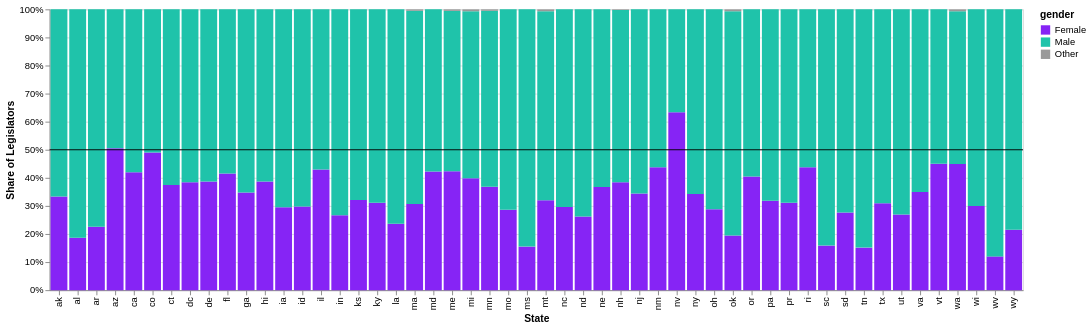

The cell this chart's notebook holds for it:
### Markdown cell above
### 1.2: Improvements

While it is clear from the first chart that there are more elected officials that are men than women, it is hard to compare across states.

Make the following adjustments:

- Normalize the chart so that each bar is a percentage, allowing for direct comparison across states.
- Since this is US political data, the colors red and blue have a strong meaning, associated with the Republican and Democratic parties. Change the color scheme to avoid red and blue. (I chose #8624f5 for women and #1fc3aa for men based on this article: <https://blog.datawrapper.de/gendercolor/>)
- Two states are very close to 50%, add a line at 50% using a layered chart to make it easier to see if they exceed 50% or not.

Your graph should somewhat resemble *imgs/ex1.2.png*.

### Code cell
def states_by_gender_improved(df):
    # Reuse original graph and encode to adapt things 
    bars = states_by_gender_initial(df).encode(
        y=alt.Y(
            "count:Q",
            stack="normalize",
            title="Share of Legislators",
            axis=alt.Axis(format=".0%")
        ),
        color=alt.Color(
            "gender:N",
            scale=alt.Scale(
                domain=["Female", "Male", "Other"],
                range=["#8624f5", "#1fc3aa", "#999999"]
            )
        ),
        order=alt.Order("gender:N", sort="ascending")
    )

    line = alt.Chart().mark_rule(color="black").encode(
        y=alt.datum(0.5)
    )

    return bars + line

states_by_gender_improved(legislators_df())

### Figure 1 — Vega-Lite specification as saved in the notebook (floating-point values rounded to 4 significant figures)
{"config": {"view": {"continuousWidth": 300, "continuousHeight": 300}}, "layer": [{"data": {"name": "data-e05d9ccbe9b6d0d100d2087e546bcfa5"}, "mark": {"type": "bar"}, "encoding": {"color": {"field": "gender", "scale": {"domain": ["Female", "Male", "Other"], "range": ["#8624f5", "#1fc3aa", "#999999"]}, "type": "nominal"}, "order": {"field": "gender", "sort": "ascending", "type": "nominal"}, "x": {"field": "state", "title": "State", "type": "nominal"}, "y": {"axis": {"format": ".0%"}, "field": "count", "stack": "normalize", "title": "Share of Legislators", "type": "quantitative"}}}, {"data": {"name": "empty"}, "mark": {"type": "rule", "color": "black"}, "encoding": {"y": {"datum": 0.5}}}], "$schema": "https://vega.github.io/schema/vega-lite/v6.4.1.json", "datasets": {"data-e05d9ccbe9b6d0d100d2087e546bcfa5": [{"state": "ak", "gender": "Female", "count": 20}, {"state": "ak", "gender": "Male", "count": 40}, {"state": "al", "gender": "Female", "count": 26}, {"state": "al", "gender": "Male", "count": 113}, {"state": "ar", "gender": "Female", "count": 30}, {"state": "ar", "gender": "Male", "count": 103}, {"state": "az", "gender": "Female", "count": 45}, {"state": "az", "gender": "Male", "count": 44}, {"state": "ca", "gender": "Female", "count": 50}, {"state": "ca", "gender": "Male", "count": 69}, {"state": "co", "gender": "Female", "count": 49}, {"state": "co", "gender": "Male", "count": 51}, {"state": "ct", "gender": "Female", "count": 70}, {"state": "ct", "gender": "Male", "count": 117}, {"state": "dc", "gender": "Female", "count": 5}, {"state": "dc", "gender": "Male", "count": 8}, {"state": "de", "gender": "Female", "count": 24}, {"state": "de", "gender": "Male", "count": 38}, {"state": "fl", "gender": "Female", "count": 66}, {"state": "fl", "gender": "Male", "count": 93}, {"state": "ga", "gender": "Female", "count": 82}, {"state": "ga", "gender": "Male", "count": 154}, {"state": "hi", "gender": "Female", "count": 29}, {"state": "hi", "gender": "Male", "count": 46}, {"state": "ia", "gender": "Female", "count": 44}, {"state": "ia", "gender": "Male", "count": 105}, {"state": "id", "gender": "Female", "count": 31}, {"state": "id", "gender": "Male", "count": 73}, {"state": "il", "gender": "Female", "count": 76}, {"state": "il", "gender": "Male", "count": 101}, {"state": "in", "gender": "Female", "count": 40}, {"state": "in", "gender": "Male", "count": 110}, {"state": "ks", "gender": "Female", "count": 53}, {"state": "ks", "gender": "Male", "count": 112}, {"state": "ky", "gender": "Female", "count": 43}, {"state": "ky", "gender": "Male", "count": 95}, {"state": "la", "gender": "Female", "count": 34}, {"state": "la", "gender": "Male", "count": 110}, {"state": "ma", "gender": "Female", "count": 61}, {"state": "ma", "gender": "Male", "count": 137}, {"state": "ma", "gender": "Other", "count": 1}, {"state": "md", "gender": "Female", "count": 79}, {"state": "md", "gender": "Male", "count": 108}, {"state": "me", "gender": "Female", "count": 78}, {"state": "me", "gender": "Male", "count": 105}, {"state": "me", "gender": "Other", "count": 1}, {"state": "mi", "gender": "Female", "count": 59}, {"state": "mi", "gender": "Male", "count": 88}, {"state": "mi", "gender": "Other", "count": 1}, {"state": "mn", "gender": "Female", "count": 73}, {"state": "mn", "gender": "Male", "count": 124}, {"state": "mn", "gender": "Other", "count": 1}, {"state": "mo", "gender": "Female", "count": 55}, {"state": "mo", "gender": "Male", "count": 137}, {"state": "ms", "gender": "Female", "count": 27}, {"state": "ms", "gender": "Male", "count": 147}, {"state": "mt", "gender": "Female", "count": 48}, {"state": "mt", "gender": "Male", "count": 101}, {"state": "mt", "gender": "Other", "count": 1}, {"state": "nc", "gender": "Female", "count": 50}, {"state": "nc", "gender": "Male", "count": 119}, {"state": "nd", "gender": "Female", "count": 37}, {"state": "nd", "gender": "Male", "count": 104}, {"state": "ne", "gender": "Female", "count": 18}, {"state": "ne", "gender": "Male", "count": 31}, {"state": "nh", "gender": "Female", "count": 161}, {"state": "nh", "gender": "Male", "count": 257}, {"state": "nh", "gender": "Other", "count": 1}, {"state": "nj", "gender": "Female", "count": 41}, {"state": "nj", "gender": "Male", "count": 78}, {"state": "nm", "gender": "Female", "count": 49}, {"state": "nm", "gender": "Male", "count": 63}, {"state": "nv", "gender": "Female", "count": 38}, {"state": "nv", "gender": "Male", "count": 22}, {"state": "ny", "gender": "Female", "count": 72}, {"state": "ny", "gender": "Male", "count": 138}, {"state": "oh", "gender": "Female", "count": 38}, {"state": "oh", "gender": "Male", "count": 94}, {"state": "ok", "gender": "Female", "count": 29}, {"state": "ok", "gender": "Male", "count": 119}, {"state": "ok", "gender": "Other", "count": 1}, {"state": "or", "gender": "Female", "count": 36}, {"state": "or", "gender": "Male", "count": 53}, {"state": "pa", "gender": "Female", "count": 80}, {"state": "pa", "gender": "Male", "count": 171}, {"state": "pr", "gender": "Female", "count": 24}, {"state": "pr", "gender": "Male", "count": 53}, {"state": "ri", "gender": "Female", "count": 49}, {"state": "ri", "gender": "Male", "count": 63}, {"state": "sc", "gender": "Female", "count": 27}, {"state": "sc", "gender": "Male", "count": 143}, {"state": "sd", "gender": "Female", "count": 29}, {"state": "sd", "gender": "Male", "count": 76}, {"state": "tn", "gender": "Female", "count": 20}, {"state": "tn", "gender": "Male", "count": 112}, {"state": "tx", "gender": "Female", "count": 56}, {"state": "tx", "gender": "Male", "count": 125}, {"state": "ut", "gender": "Female", "count": 28}, {"state": "ut", "gender": "Male", "count": 76}, {"state": "va", "gender": "Female", "count": 49}, {"state": "va", "gender": "Male", "count": 91}, {"state": "vt", "gender": "Female", "count": 81}, {"state": "vt", "gender": "Male", "count": 99}, {"state": "wa", "gender": "Female", "count": 66}, {"state": "wa", "gender": "Male", "count": 80}, {"state": "wa", "gender": "Other", "count": 1}, {"state": "wi", "gender": "Female", "count": 39}, {"state": "wi", "gender": "Male", "count": 91}, {"state": "wv", "gender": "Female", "count": 16}, {"state": "wv", "gender": "Male", "count": 117}, {"state": "wy", "gender": "Female", "count": 20}, {"state": "wy", "gender": "Male", "count": 73}], "empty": [{}]}}
